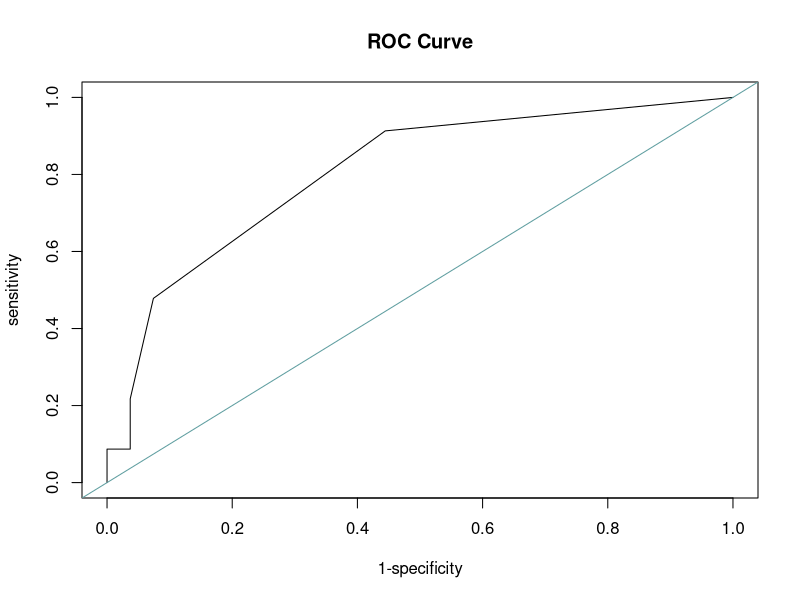

Here is the R script that generated this plot: (Note: this script raises an error after producing the figure.)
# Methods HW: LDS Temples
# 6 April 2018

# Data: "http://grimshawville.byu.edu/MormonTVaud.dat

temples <- read.csv(header = TRUE, text = "
State, Viewed, Temples
Alabama, 0, 1 
Alaska, 0, 1
Arizona, 0, 6
Arkansas, 0, 0
California, 1, 7
Colorado, 1, 2
Connecticut, 0, 1  
Delaware, 1, 0
Florida, 1, 2
Georgia, 1, 1
Hawaii, 1, 1
Idaho, 1, 5
Illinois, 1, 2
Indiana, 1, 1
Iowa, 0, 0
Kansas, 0, 0
Kentucky, 0, 1
Louisiana, 0, 1
Maine, 0, 0
Maryland, 1, 1
Massachusetts, 0, 1
Michigan, 0, 1
Minnesota, 0, 0
Mississippi, 0, 0
Missouri, 1, 0
Montana, 0, 1
Nebraska, 0, 0
Nevada, 0, 2
NewHampshire, 0, 0
NewJersey, 0, 0
NewMexico, 1, 1
NewYork, 1, 2
NorthCarolina, 1, 1
NorthDakota, 0, 0
Ohio, 1, 1
Oklahoma, 0, 1
Oregon, 1, 2
Pennsylvania, 1, 1
RhodeIsland, 0, 0
SouthCarolina, 0, 1
SouthDakota, 0, 0
Tennessee, 1, 2
Texas, 1, 4
Utah, 1, 17
Vermont, 0, 0
Virginia, 1, 1
Washington, 1, 3
WestVirginia, 0, 0
Wisconsin, 0, 0
Wyoming, 1, 1
")

# Fit the model: log(viewed) = (Bo1 + Bo2 Temples)
out.temples <- glm(Viewed~Temples, data = temples, family = "binomial")
summary(out.temples)

# 95% Confidence Interval
confint(out.temples)

# Bo: 0.8070
# Interpretation

# There is a statistically significant effect of Temples on Christmas Devotional viewership. For each additional Temple
# in a given state, we expect the number of viewers of the Christmas Devotional to decrease by 19.3%, holding all else constant. (95% CI: -76.1%, 62.1%)

# Test Ho: The number of Temples has no effect on the number of viewers who watch the Christmas Devotional.
# a = 0.05

summary(out.temples)
# P-value: 0.0226, t-statistic: 2.280
# With the given p-value and test statistic, we reject the null hypothesis and claim that the number of Temples
# has a significant effect on the number of viewers of the Christmas Devotional. This shows that the number of Temples
# in a state has a large effect on the number viewers of the annual devotional. More specifically, for each additional
# Temple, it is expected that the number of viewers in the state will decrease. This likely means that more non-members
# will watch the Christmas Devotional in areas where there are fewer Temples. This is intuitive, since areas with more 
# non-members than members typically have fewer Temples.

# Create ROC curve
library(ROCR)
temples.pred <- prediction(predict(out.temples, type = "response"), temples$Viewed)
temples.perf <- performance(temples.pred, measure="tpr",x.measur="fpr")
plot(temples.perf,xlab="1-specificity", ylab = "sensitivity", main = "ROC Curve")
abline(0, 1, col="cadetblue")

# AUC
performance(temples.pred, measure = "auc")

# The AUC shows that the prediction given for the future decrease in viewers
# will be accurate 80.515% of the time.

temples.sub <- temples[c(33),]

newdata <- mydata[c(1,5:10)]
temples.sub

confint(temples.sub)
